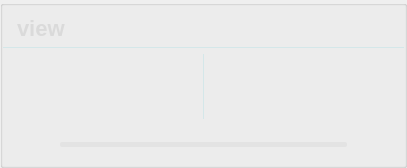
          <widget class="QGroupBox" name="groupBox_201">
           <property name="styleSheet">
            <string notr="true">#groupBox_201{
background-color: rgba(95, 95, 95, 200);
border: 0px solid #42adff;
border-left: 1px solid rgba(176, 224, 230,100);
border-right: 0px solid rgba(29, 83, 185, 255);
border-radius:0px;}</string>
           </property>
           <property name="title">
            <string/>
           </property>
           <layout class="QVBoxLayout" name="verticalLayout_4" stretch="0,1,0">
            <property name="leftMargin">
             <number>0</number>
            </property>
            <property name="topMargin">
             <number>0</number>
            </property>
            <property name="rightMargin">
             <number>0</number>
            </property>
            <property name="bottomMargin">
             <number>0</number>
            </property>
            <item>
             <widget class="QGroupBox" name="groupBox_3">
              <property name="minimumSize">
               <size>
                <width>0</width>
                <height>42</height>
               </size>
              </property>
              <property name="maximumSize">
               <size>
                <width>16777215</width>
                <height>42</height>
               </size>
              </property>
              <property name="styleSheet">
               <string notr="true">#groupBox_3{
border: 0px solid #42adff;
border-bottom: 1px solid rgba(176, 224, 230,100);
border-radius:0px;}</string>
              </property>
              <property name="title">
               <string/>
              </property>
              <layout class="QHBoxLayout" name="horizontalLayout_6">
               <property name="leftMargin">
                <number>11</number>
               </property>
               <property name="topMargin">
                <number>0</number>
               </property>
               <property name="rightMargin">
                <number>11</number>
               </property>
               <property name="bottomMargin">
                <number>0</number>
               </property>
               <item>
                <widget class="QLabel" name="label_6">
                 <property name="minimumSize">
                  <size>
                   <width>0</width>
                   <height>0</height>
                  </size>
                 </property>
                 <property name="maximumSize">
                  <size>
                   <width>16777215</width>
                   <height>40</height>
                  </size>
                 </property>
                 <property name="styleSheet">
                  <string notr="true">QLabel
{
	font-size: 22px;
	font-family: &quot;Microsoft YaHei&quot;;
	font-weight: bold;
 		border-radius:9px;
		background:rgba(66, 195, 255, 0);
color: rgb(218, 218, 218);
}
</string>
                 </property>
                 <property name="text">
                  <string>view</string>
                 </property>
                </widget>
               </item>
               <item>
                <spacer name="horizontalSpacer_14">
                 <property name="orientation">
                  <enum>Qt::Horizontal</enum>
                 </property>
                 <property name="sizeHint" stdset="0">
                  <size>
                   <width>40</width>
                   <height>20</height>
                  </size>
                 </property>
                </spacer>
               </item>
               <item>
                <widget class="QLabel" name="fps_label">
                 <property name="minimumSize">
                  <size>
                   <width>100</width>
                   <height>40</height>
                  </size>
                 </property>
                 <property name="maximumSize">
                  <size>
                   <width>100</width>
                   <height>40</height>
                  </size>
                 </property>
                 <property name="styleSheet">
                  <string notr="true">QLabel
{
	font-size: 20px;
	font-family: &quot;Microsoft YaHei&quot;;
	font-weight: bold;
 		border-radius:9px;
		background:rgba(66, 195, 255, 0);
color: rgb(218, 218, 218);
}
</string>
                 </property>
                 <property name="text">
                  <string/>
                 </property>
                 <property name="alignment">
                  <set>Qt::AlignCenter</set>
                 </property>
                </widget>
               </item>
              </layout>
             </widget>
            </item>
            <item>
             <widget class="QSplitter" name="splitter">
              <property name="enabled">
               <bool>true</bool>
              </property>
              <property name="styleSheet">
               <string notr="true">#splitter::handle{background: 1px solid  rgba(176, 224, 230,100);}</string>
              </property>
              <property name="frameShape">
               <enum>QFrame::NoFrame</enum>
              </property>
              <property name="lineWidth">
               <number>10</number>
              </property>
              <property name="orientation">
               <enum>Qt::Horizontal</enum>
              </property>
              <property name="handleWidth">
               <number>1</number>
              </property>
              <widget class="Label_click_Mouse" name="raw_video">
               <property name="enabled">
                <bool>true</bool>
               </property>
               <property name="sizePolicy">
                <sizepolicy hsizetype="Ignored" vsizetype="Ignored">
                 <horstretch>0</horstretch>
                 <verstretch>0</verstretch>
                </sizepolicy>
               </property>
               <property name="minimumSize">
                <size>
                 <width>200</width>
                 <height>0</height>
                </size>
               </property>
               <property name="font">
                <font>
                 <family>微软雅黑</family>
                 <pointsize>36</pointsize>
                </font>
               </property>
               <property name="cursor">
                <cursorShape>ArrowCursor</cursorShape>
               </property>
               <property name="styleSheet">
                <string notr="true">color: rgb(218, 218, 218);
</string>
               </property>
               <property name="text">
                <string/>
               </property>
               <property name="scaledContents">
                <bool>false</bool>
               </property>
               <property name="alignment">
                <set>Qt::AlignCenter</set>
               </property>
              </widget>
              <widget class="Label_click_Mouse" name="out_video">
               <property name="enabled">
                <bool>true</bool>
               </property>
               <property name="sizePolicy">
                <sizepolicy hsizetype="Ignored" vsizetype="Ignored">
                 <horstretch>0</horstretch>
                 <verstretch>0</verstretch>
                </sizepolicy>
               </property>
               <property name="minimumSize">
                <size>
                 <width>200</width>
                 <height>0</height>
                </size>
               </property>
               <property name="font">
                <font>
                 <family>微软雅黑</family>
                 <pointsize>36</pointsize>
                </font>
               </property>
               <property name="cursor">
                <cursorShape>ArrowCursor</cursorShape>
               </property>
               <property name="styleSheet">
                <string notr="true">color: rgb(218, 218, 218);
</string>
               </property>
               <property name="text">
                <string/>
               </property>
               <property name="scaledContents">
                <bool>false</bool>
               </property>
               <property name="alignment">
                <set>Qt::AlignCenter</set>
               </property>
              </widget>
             </widget>
            </item>
            <item>
             <layout class="QHBoxLayout" name="horizontalLayout_12">
              <property name="leftMargin">
               <number>11</number>
              </property>
              <property name="rightMargin">
               <number>11</number>
              </property>
              <item>
               <widget class="QPushButton" name="runButton">
                <property name="minimumSize">
                 <size>
                  <width>40</width>
                  <height>40</height>
                 </size>
                </property>
                <property name="styleSheet">
                 <string notr="true">QPushButton {
border-style: solid;
border-width: 0px;
border-radius: 0px;
background-color: rgba(135, 206, 235, 0);
}
QPushButton::focus{outline: none;}
QPushButton::hover {
border-style: solid;
border-width: 0px;
border-radius: 0px;
background-color: rgba(135, 206, 235, 150);}</string>
                </property>
                <property name="text">
                 <string/>
                </property>
                <property name="icon">
                 <iconset resource="../apprcc.qrc">
                  <normaloff>:/img/icon/运行.png</normaloff>
                  <normalon>:/img/icon/暂停.png</normalon>
                  <disabledoff>:/img/icon/运行.png</disabledoff>
                  <disabledon>:/img/icon/暂停.png</disabledon>
                  <activeoff>:/img/icon/运行.png</activeoff>
                  <activeon>:/img/icon/暂停.png</activeon>
                  <selectedoff>:/img/icon/运行.png</selectedoff>
                  <selectedon>:/img/icon/暂停.png</selectedon>:/img/icon/运行.png</iconset>
                </property>
                <property name="iconSize">
                 <size>
                  <width>30</width>
                  <height>30</height>
                 </size>
                </property>
                <property name="checkable">
                 <bool>true</bool>
                </property>
               </widget>
              </item>
              <item>
               <widget class="QProgressBar" name="progressBar">
                <property name="maximumSize">
                 <size>
                  <width>16777215</width>
                  <height>5</height>
                 </size>
                </property>
                <property name="styleSheet">
                 <string notr="true">QProgressBar{ color: rgb(255, 255, 255); font:12pt; border-radius:2px; text-align:center; border:none; background-color: rgba(215, 215, 215,100);} 
QProgressBar:chunk{ border-radius:0px; background: rgba(55, 55, 55, 200);}</string>
                </property>
                <property name="maximum">
                 <number>1000</number>
                </property>
                <property name="value">
                 <number>0</number>
                </property>
                <property name="textVisible">
                 <bool>false</bool>
                </property>
               </widget>
              </item>
              <item>
               <widget class="QPushButton" name="stopButton">
                <property name="minimumSize">
                 <size>
                  <width>40</width>
                  <height>40</height>
                 </size>
                </property>
                <property name="styleSheet">
                 <string notr="true">QPushButton {
border-style: solid;
border-width: 0px;
border-radius: 0px;
background-color: rgba(135, 206, 235, 0);
}
QPushButton::focus{outline: none;}
QPushButton::hover {
border-style: solid;
border-width: 0px;
border-radius: 0px;
background-color: rgba(135, 206, 235, 150);}</string>
                </property>
                <property name="text">
                 <string/>
                </property>
                <property name="icon">
                 <iconset resource="../apprcc.qrc">
                  <normaloff>:/img/icon/终止.png</normaloff>:/img/icon/终止.png</iconset>
                </property>
                <property name="iconSize">
                 <size>
                  <width>30</width>
                  <height>30</height>
                 </size>
                </property>
               </widget>
              </item>
             </layout>
            </item>
           </layout>
          </widget>
